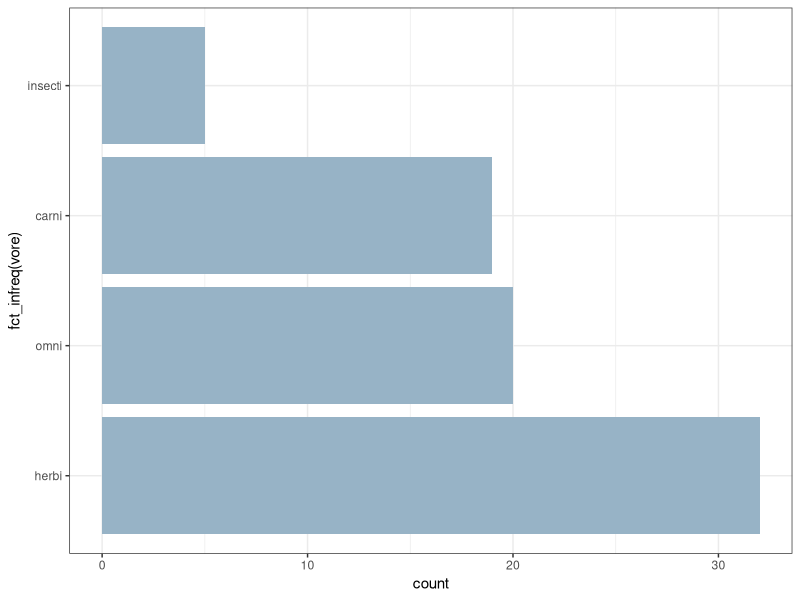
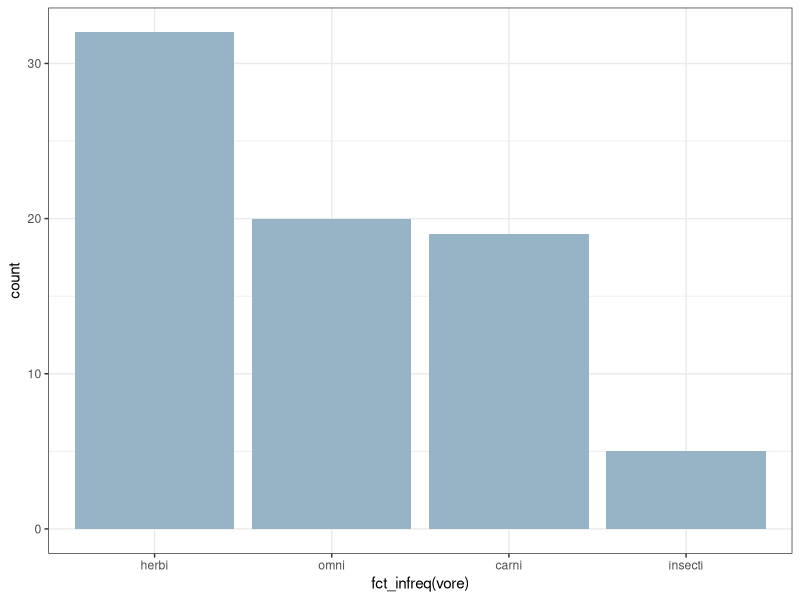
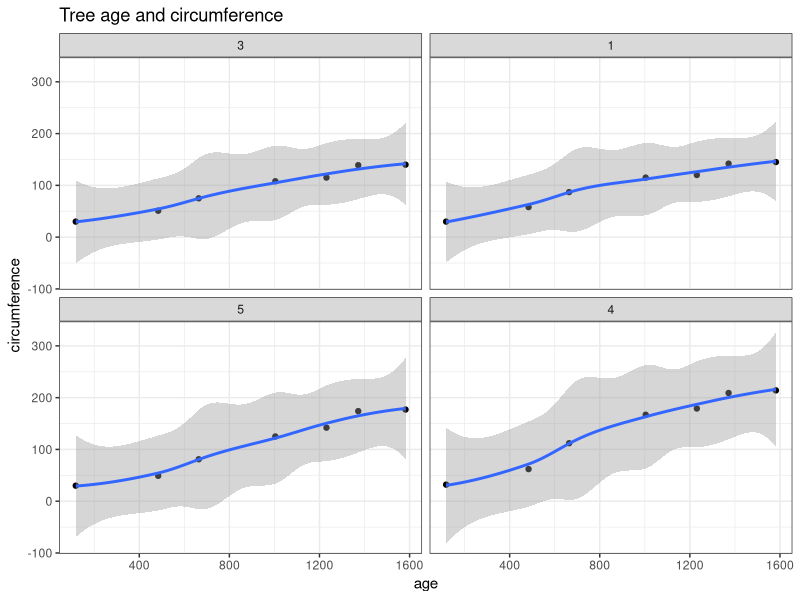
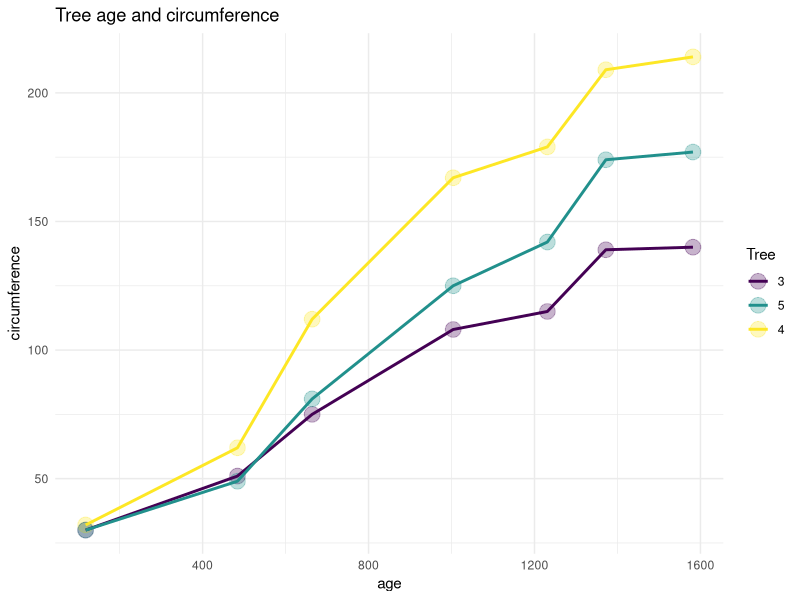
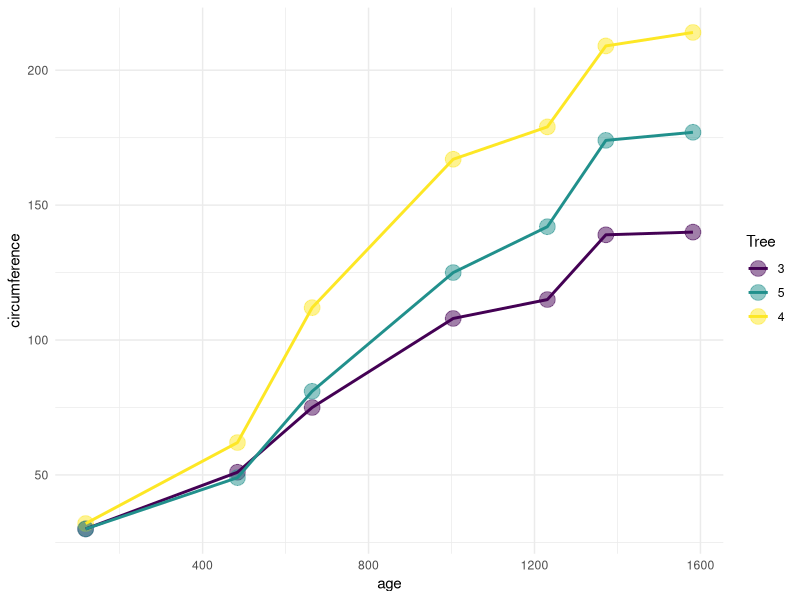
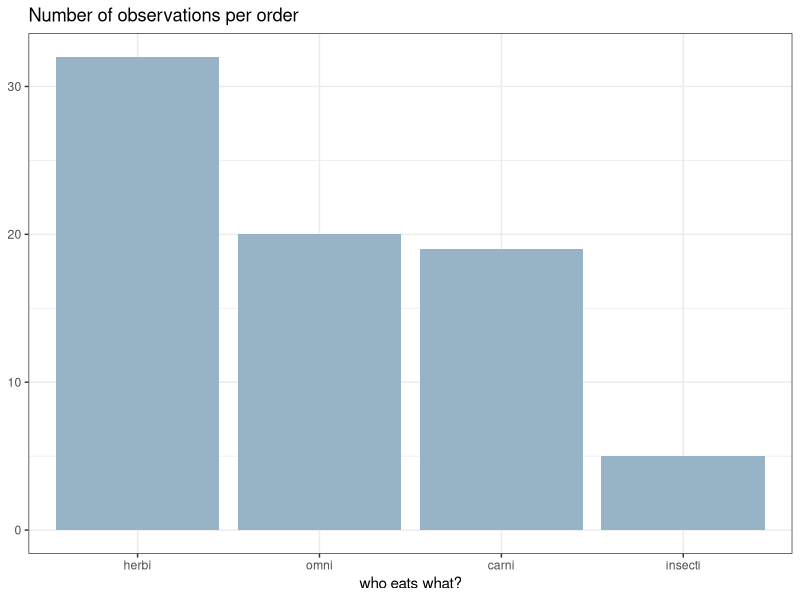
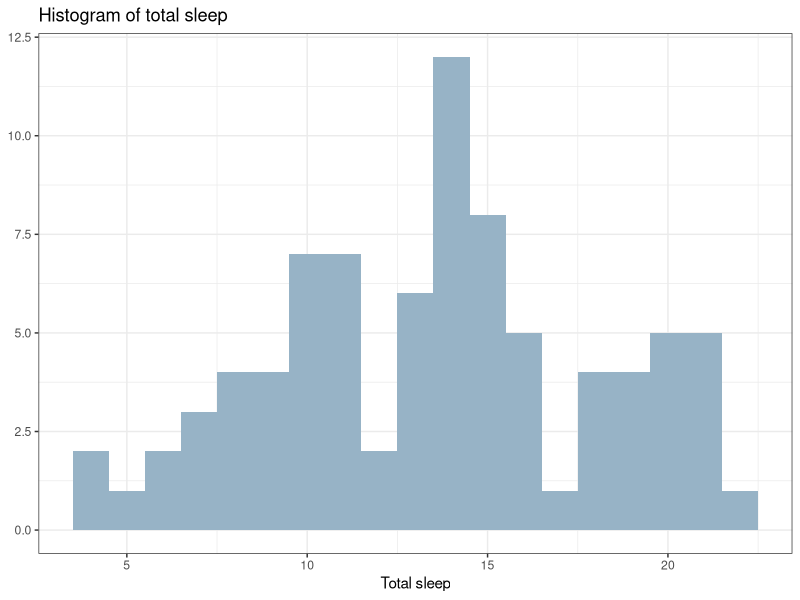
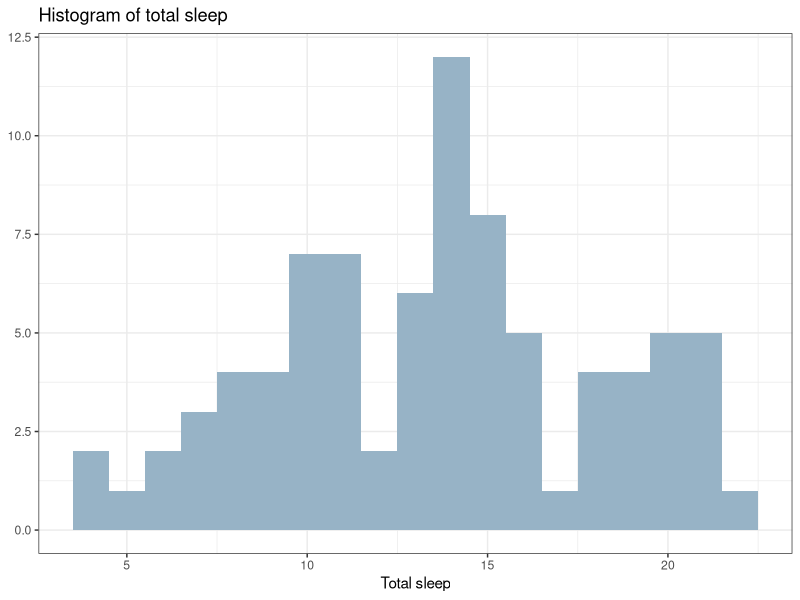

Generate these figures, in order, with R: (Note: this script raises an error after producing the figures.)
#line graph using ggplot with r programming


library(tidyverse)
data()
?msleep
view(msleep)
names(msleep)
glimpse(msleep)
msleep %>% 
  drop_na(vore) %>% 
  ggplot(aes(fct_infreq(vore)))+
  geom_bar(fill="#97B3c6")+
  coord_flip()+
  theme_bw()


msleep %>% 
  drop_na(vore) %>% 
  ggplot(aes(fct_infreq(vore)))+
  geom_bar(fill="#97B3c6")+
  theme_bw()

view(Orange) %>%
  filter(Tree!="2") %>%
  ggplot(aes(age,circumference))+
  geom_point()+
  geom_smooth()+
  facet_wrap(~Tree)+
  theme_bw()+
  labs(title="Tree age and circumference")

Orange %>% 
  filter(Tree!="1"&
         Tree!="2") %>% 
  ggplot(aes(age,circumference,colour = Tree))+
  geom_point(size=5, alpha=.3)+
  geom_line(size=1)+
  theme_minimal()+
  labs(title="Tree age and circumference")


Orange %>% 
  filter(Tree!="1"&
         Tree!="2") %>% 
  ggplot(aes(age,circumference,colour = Tree))+
  geom_point(size=5,alpha=.5)+
  geom_line(size=1)+
  theme_minimal()+
  labs(Title="Tree age and circumference")


#scatter plot using R programming

library(tidyverse)
data()
?msleep
view(msleep)
names(msleep)
glimpse(msleep)
summary(msleep$brainwt)


# single categorical variable


msleep %>% 
  drop_na(vore) %>% 
  ggplot(aes(fct_infreq(vore)))+
  geom_bar(fill="#97B3c6")+
  theme_bw()+
  labs(x="who eats what?",
       y=NULL,
       title="Number of observations per order")


# single numeric variable

msleep %>% 
  ggplot(aes(x=awake))+
  geom_histogram(binwidth = 1,fill="#97B3c6")+
  theme_bw()+
  labs(x="Total sleep",
       y=NULL,
       title="Histogram of total sleep")


msleep %>% 
  ggplot(aes(x=awake))+
  geom_histogram(binwidth = 1, fill="#97B3c6")+
  theme_bw()+
  labs(x="Total sleep",
       y=NULL,
       title="Histogram of total sleep")

# two or more numeric variable


msleep %>% 
  filter(bodywt<2) %>% 
  ggplot(aes(bodywt,brainwt))+
  geom_point(aes(color=sleep_total,
                 size=awake))+
  geom_smooth(method=lm,
              se=F)+
  labs(x="Body weight",
       y="Brain weight",
       title="Brain and Body weight")+
  theme_minimal()

# ggplot using geometries

view(mtcars)
mtcars %>% 
  ggplot(aes(x=wt,y=mpg))+
  geom_point(size=3,
             colour="steelblue",
             alpha=.6)+
  labs(title="Weight vs Miles per gallon",
       x="wight",
       y='Miles per Gallon')+
  theme_bw()


mtcars %>% 
  ggplot(aes(x=wt,y=mpg))+
  geom_point(size=3,
             colour="steelblue",
             alpha=.6)+
  labs(title="Weight vs Miles per Gallon",
       x="Weight",
       y="Miles per Gallon")+
  theme_bw()


Orange %>% 
  ggplot(aes(x=age,
             y=circumference,
             color=Tree))+
  geom_line()+
  labs(title="Circumference as a function of age",
       x="Age",
       y="Circumference")+
  theme_bw()


mpg %>% 
  ggplot(mapping=aes(x=class))+
  geom_bar(fill="steelblue",
           alpha=.8)+
  labs(title="Number of cars in each class",
       x="",
       y="")+
  theme_bw()


mpg %>% 
  ggplot(mapping=aes(x=class))+
  geom_bar(fill="steelblue",
           alpha=.8)+
  labs(title="Numbers of car in each class",
       x="",
       y="")+
  theme_bw()

mpg %>% 
  ggplot(aes(x=cty))+
  geom_histogram(binwidth = 2,
                 fill="red",
                 alpha=.8)+
  labs(title="Fuel efficiency of cars in the city",
       x="Miles per gallon",
       y="Number of cars")
  theme_bw()

  
 mpg %>% 
   ggplot(aes(x=cty))+
   geom_histogram(binwidth = 2,
                  fill="steelblue",
                  alpha=.8)+
   labs(title="Fuel efficiency of cars in the city",
        x="Miles per gallon",
        y="Number of cars")+
   theme_bw()

 
 mpg %>% 
   ggplot(aes(x=cty))+
   geom_density(fill="steelblue",
                alpha=.8)+
   labs(title="Fuel efficiency of cars in the city",
        x="Miles per gallon",
        y="")+
   theme_bw()

 
mpg %>% 
  ggplot(aes(x=cty))+
  geom_density(fill="steelblue",
               alpha=.8)+
  labs(title="Fuel effociency of the cars in the city",
       x="Miles per gallon",
       y="")+
  theme_bw()

mpg %>% 
  filter(drv %in% c("f", "r")) %>% 
  ggplot(aes(x=cty,
             fill=drv,
             color=drv))+
  geom_density(alpha=.3)+
  labs(title="Fuel efficiency of cars in the city",
       x="Miles per gallon",
       y="")+
  theme_bw()



mpg %>% 
  filter(drv%in% c("f","r")) %>% 
  ggplot(aes(x=cty,
             fill=drv,
             color=drv))+
  geom_density(alpha=.3)+
  labs(title="Fuel efficiency of the cars in the city",
       x="Miles per gallon",
       y="")+
  theme_bw()
 

mpg %>% 
  filter(cty<25) %>%
  ggplot(aes(x=cty,
             fill=drv))+
  geom_boxplot(alpha=.5)+
  labs(title="Fuel efficiency of the cars in the city",
       x="Miles per gallon",
       fill="Drive")+
  theme_bw()


mpg %>% 
  filter(cty<25) %>% 
  ggplot(aes(x=cty,
             fill=drv))+
  geom_boxplot(alpha=.5)+
  labs(title="Fuel efficiency of cars in the city",
       x="Miles per gallon",
       fill="Drive")+
  theme_bw()

ggplot(mpg,aes(x=displ))+
  geom_area(aes(y=hwy,fill="Highway"))+
  geom_area(aes(y=cty,fill="City"))+
  labs(title="Highway vs city driving",
       x="Engine displacement(L)",
       y="Miles per gallon",
       fill="")+
  theme_bw()


ggplot(mpg,aes(x=displ))+
  geom_area(aes(y=hwy,fill="highway"))+
  geom_area(aes(y=cty,fill="City"))+
  labs(title="Highway vs City driving",
       x="Engine Displacement(L)",
       y="Miles per gallon",
       fill="")+
  theme_bw()



ggplot(mpg,aes(x=displ))+
  geom_area(aes(y=hwy,fill="Highway"))+
  geom_area(aes(y=cty,fill = "City"))+
  labs(title="Highway vs City Driving",
       x="Engine Displacement(L)",
       y="Miles per gallon",
       fill="")+
  theme_bw()

ggplot(mpg,aes(x=displ))+
  geom_area(aes(y=hwy,fill="Highway"))+
  geom_area(aes(y=cty,fill="City"))+
  labs(title="Highway vs City driving",
       x="Engine Displacement(L)",
       y="Miles per gallon",
       fill="")+
  theme_bw()


view(faithfuld)  
glimpse(faithfuld)
faithfuld %>% 
  ggplot(aes(x=waiting,
             y=eruptions,
             fill=density))+
  labs(title="Old faithful Geyser",
       x="Waiting time between erruptios",
       y="Duration of erruptions",
       fill="Density")+
  theme_bw()



# data visualization by using ggplot
#Explore
#Clean
#Manipulate
#Describe and Summaries
#Visualize
#Analyse

## Data visualization##


#tell story with data
#Types and combinations of data
# The grammar of graphics
    #Data
    #Mapping
    #Geometry

view(gapminder)
gapminder %>% 
  filter(continent %in% c("Africa","Europe")) %>% 
  filter(gdpPercap<30000) %>% 
  ggplot(aes(x=gdpPercap,
             y=lifeExp,
             size=pop,
             color=year))+
  geom_point()+
  facet_wrap(~continent)+
  labs(title="Life expectancy explained by GDP",
       x="GDP per capita",
       y="Life expectancy")


gapminder %>% 
  filter(continent %in% c("Africa","Europe")) %>% 
  filter(gdpPercap<30000) %>% 
  ggplot(aes(x=gdpPercap,
             y=lifeExp,
             size=pop,
             color=year))+
  geom_point()+
  facet_wrap(~continent)+
  labs(title="Life expectancy explained by GDP",
       x="GDP per capita",
       y="Life expectancy")


#describe and summaries

# Range/ spread
# Centrality
# Variance
# Summarize your Data
# Create tables

data()
view(msleep)
# Have a quick look
glimpse(msleep)

# Describe the spread, centrality and variance of the dataset
min(msleep$awake)
max(msleep$awake)
range(msleep$awake)
IQR(msleep$awake)
mean(msleep$awake)
median(msleep$awake)
var(msleep$awake)


#summaries selected variables
summary(msleep)
summary(msleep$sleep_total)


msleep %>% 
  select(sleep_total,brainwt) %>% 
  summary()


msleep %>% 
  select(sleep_total,brainwt) %>% 
  summary()

# Create a summary table
## For each category of "vore"
## Show the min, max, difference, average "sleep_total"
## arrange data by the average

msleep %>% 
  select(name, vore, sleep_total)

msleep %>% 
  drop_na(vore) %>% 
  group_by(vore) %>% 
  summarise(Lower=min(sleep_total),
            Average=mean(sleep_total),
            Upper=max(sleep_total),
            Difference=max(sleep_total)-min(sleep_total)) %>% 
  arrange(Average) %>% 
  view()

msleep %>% 
  drop_na(vore) %>% 
  group_by(vore) %>% 
  summarise(Lower=min(sleep_total),
            Average=mean(sleep_total),
            Upper=max(sleep_total),
            Difference=max(sleep_total)-min(sleep_total)) %>% 
  arrange(Average) %>% 
  view()


#Creating contingency tables
install.packages("MASS")
library(MASS)
attach(Cars93)
view(Cars93)
glimpse(Cars93)
table(Origin)

unique(Cars93$Origin)  

table(AirBags,Origin)

?Cars93
table(AirBags,Origin)
addmargins(table(AirBags,Origin),1)
addmargins(table(AirBags,Origin),2)
addmargins(table(AirBags,Origin))

table(Origin)
table(AirBags,Origin)
prop.table(table(AirBags,Origin),2)*100
round(prop.table(table(AirBags,Origin),2)*100) 


Cars93 %>% 
  group_by(Origin,AirBags) %>% 
  summarise(number=n()) %>% 
  pivot_wider(names_from = Origin,
              values_from = number)

Cars93 %>% 
  group_by(Origin,AirBags) %>% 
  summarise(number=n()) %>% 
  pivot_wider(names_from = Origin,
              values_from = number)
  

